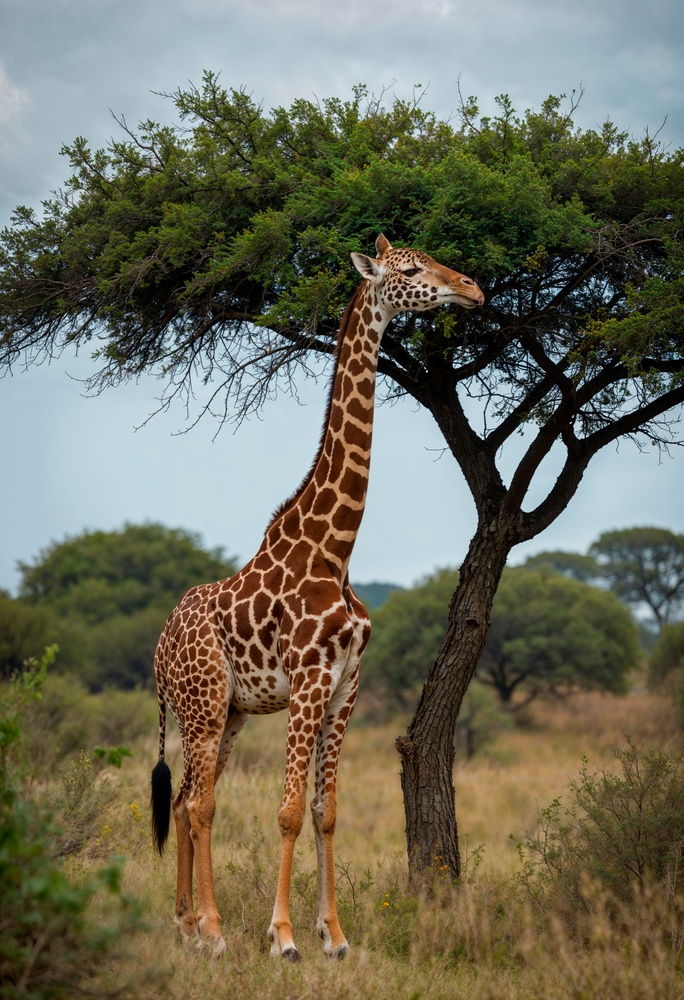
#> input picture giraffe_kenya.jpg, 684 x 1000 px, shrunk from 1367 x 2000 before the run
$ jupyter execute color_thresholding.ipynb
#> lines starting #> are read from the running program, lines starting #| are printed output that depends on the picture; after the words box and inside, x2 and y2 are one past the last pixel; in counts of white or black regions, pixels touching at a corner belong together
[cell 1]
import cv2
import numpy as np
import matplotlib.pyplot as plt

[cell 2]
# !pip install matplotlib
# !pip install numpy

[cell 3]
image = cv2.imread("./giraffe_kenya.jpg")
#> image is the input picture: shape (1000, 684, 3); mean B, G, R 91.2, 108.8, 110.9

[cell 4]
plt.imshow(image) #its in bgr colorspace

[cell 5]
image_rgb = cv2.cvtColor(image,cv2.COLOR_BGR2RGB)
image_hsv = cv2.cvtColor(image,cv2.COLOR_BGR2HSV)
#> image_hsv: shape (1000, 684, 3); mean H, S, V 50.2, 105.7, 121.8

[cell 6]
plt.imshow(image_rgb)

[cell 7]
lower_white = np.array([0,0,190])
upper_white = np.array([95,255,255])

[cell 8]
mask = cv2.inRange(image_hsv, lower_white,upper_white)
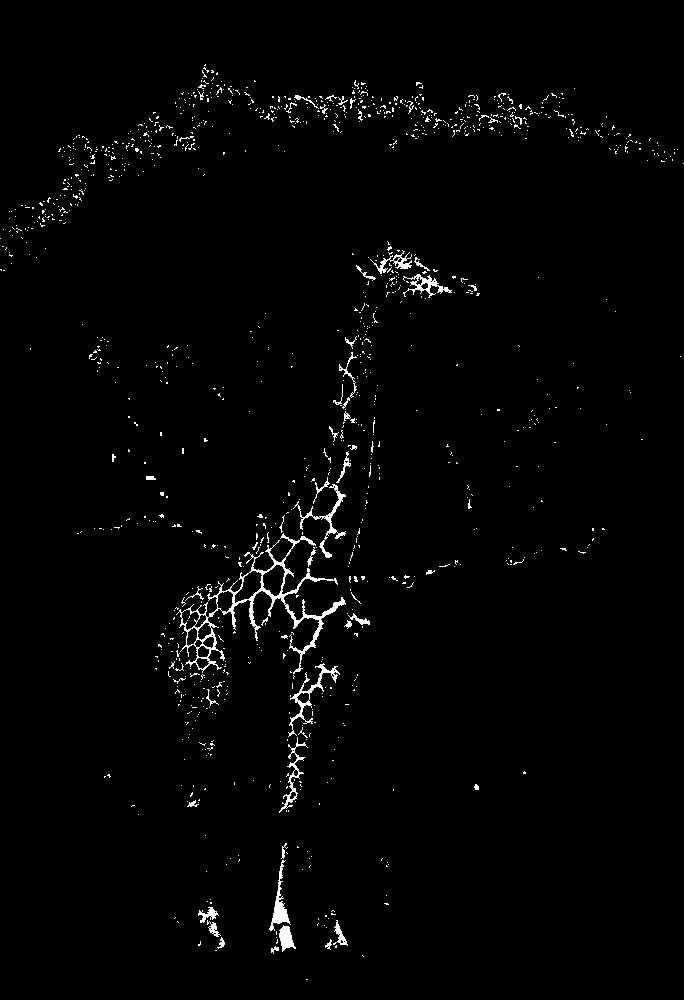
#> mask: shape (1000, 684); 1.6% white in thin lines or dots

[cell 9]
plt.imshow(mask)

[cell 10]
black_hsv = np.uint8([[[120,255,0]]])
#opencv reades default as bgr
black_bgr = cv2.cvtColor(black_hsv,cv2.COLOR_HSV2BGR)[0][0]

[cell 11]
image_result = image.copy()
image_result[mask>0] = black_bgr
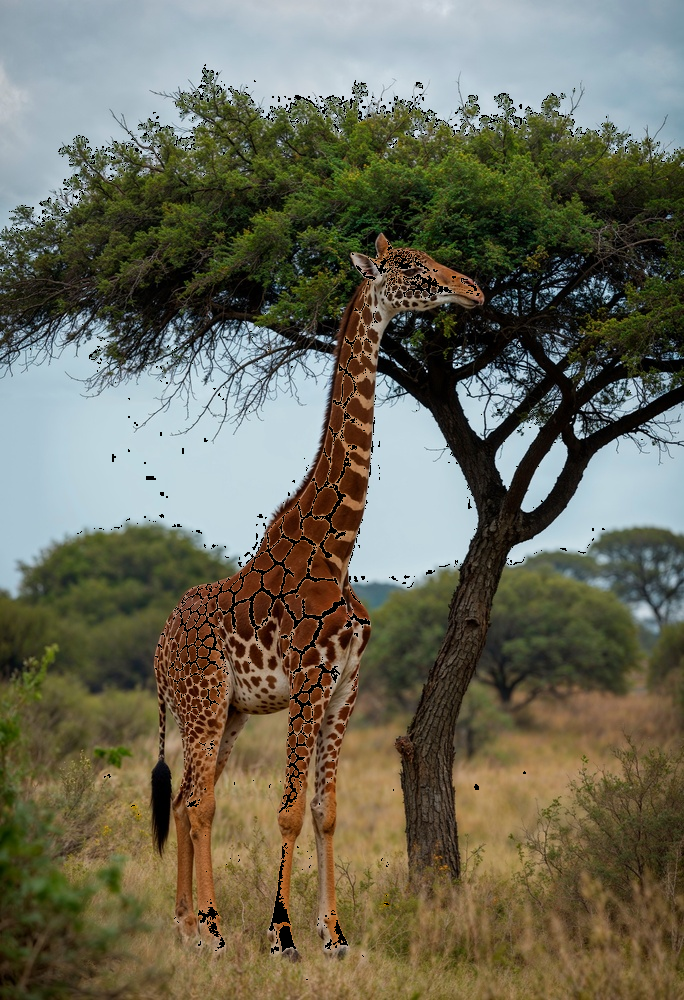
#> image_result: shape (1000, 684, 3); 1.63% of pixels changed, all inside (x1, y1, x2, y2) = (0, 64, 684, 980)

[cell 12]
image_result_rgb = cv2.cvtColor(image_result,cv2.COLOR_BGR2RGB)

[cell 13]
#PLOT
fig,axs = plt.subplots(1,3, figsize=(12,6))
axs[0].imshow(image_rgb)
axs[0].set_title("Original Image")
axs[0].axis('off')

axs[1].imshow(mask)
axs[1].set_title("Binary Mask")
axs[1].axis('off')

axs[2].imshow(image_result_rgb)
axs[2].set_title("Output Image")
axs[2].axis('off')

plt.tight_layout()
plt.show()
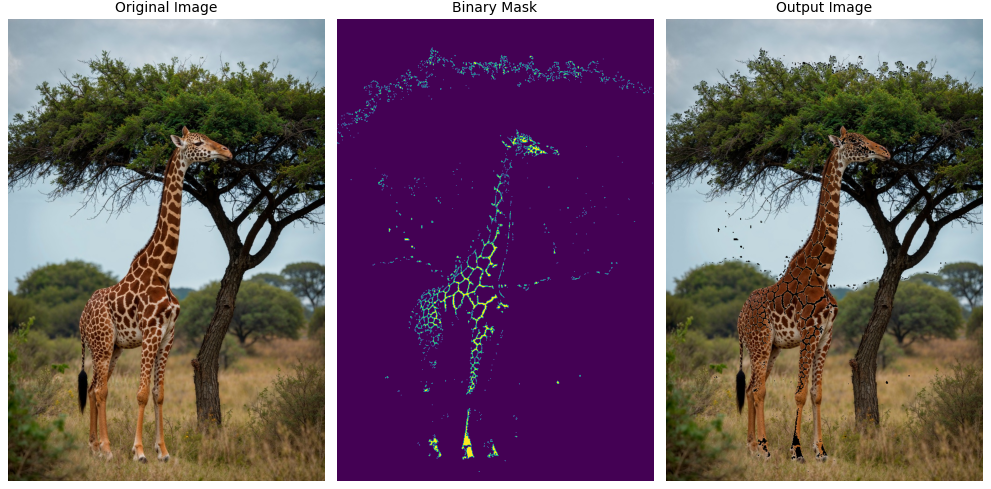
#> figure drawn by matplotlib, 3 panels
